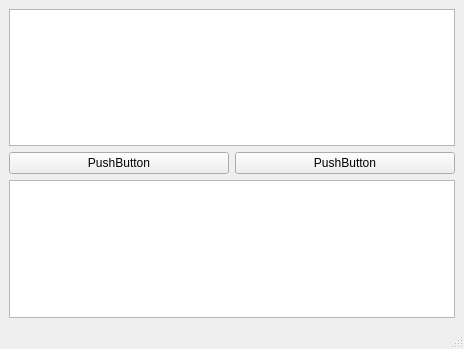
<?xml version="1.0" encoding="UTF-8"?>
<ui version="4.0">
 <class>testWin</class>
 <widget class="QMainWindow" name="testWin">
  <property name="geometry">
   <rect>
    <x>0</x>
    <y>0</y>
    <width>464</width>
    <height>349</height>
   </rect>
  </property>
  <property name="windowTitle">
   <string>MainWindow</string>
  </property>
  <widget class="QWidget" name="centralwidget">
   <layout class="QVBoxLayout" name="verticalLayout">
    <item>
     <layout class="QVBoxLayout" name="verticalLayout_2">
      <item>
       <widget class="QPlainTextEdit" name="plainTextEdit_2"/>
      </item>
      <item>
       <layout class="QHBoxLayout" name="horizontalLayout">
        <item>
         <widget class="QPushButton" name="pushButton">
          <property name="text">
           <string>PushButton</string>
          </property>
         </widget>
        </item>
        <item>
         <widget class="QPushButton" name="pushButton_2">
          <property name="text">
           <string>PushButton</string>
          </property>
         </widget>
        </item>
       </layout>
      </item>
      <item>
       <widget class="QPlainTextEdit" name="plainTextEdit"/>
      </item>
     </layout>
    </item>
   </layout>
  </widget>
  <widget class="QMenuBar" name="menubar">
   <property name="geometry">
    <rect>
     <x>0</x>
     <y>0</y>
     <width>464</width>
     <height>21</height>
    </rect>
   </property>
  </widget>
  <widget class="QStatusBar" name="statusbar"/>
 </widget>
 <resources/>
 <connections/>
</ui>
